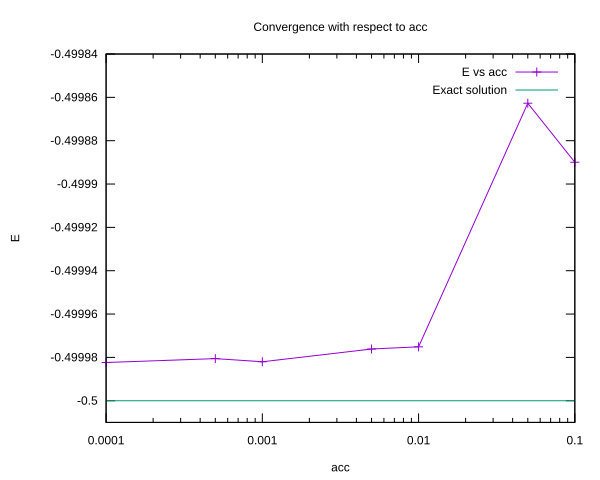

Reproduce this figure in gnuplot.
set terminal svg enhanced background "white"
set output 'Convergence.acc.svg'

set title "Convergence with respect to acc"
set xlabel "acc"
set ylabel "E"
set logscale x
set yrange [-0.50001:-0.49984]

f0(r) = -0.5

plot "Out.Convergence.acc.txt" using 3:5 with lp title "E vs acc", \
     f0(x) with lines title "Exact solution"
